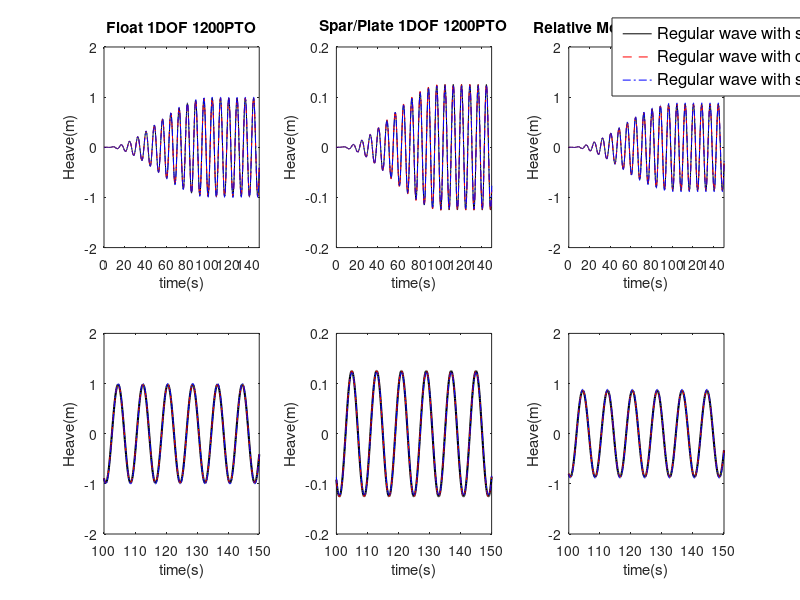

This figure's MATLAB source:
%%%%%%%%%%%%%%%%%%%%%%%%%%%%%%%%%%%%%%%%%%%%%%%%%%%%%%%%%%%%%%%%%%%%%%%%%%%
% Copyright 2014 the National Renewable Energy Laboratory and Sandia Corporation
% 
% Licensed under the Apache License, Version 2.0 (the "License");
% you may not use this file except in compliance with the License.
% You may obtain a copy of the License at
% 
%     http://www.apache.org/licenses/LICENSE-2.0
% 
% Unless required by applicable law or agreed to in writing, software
% distributed under the License is distributed on an "AS IS" BASIS,
% WITHOUT WARRANTIES OR CONDITIONS OF ANY KIND, either express or implied.
% See the License for the specific language governing permissions and
% limitations under the License.
%%%%%%%%%%%%%%%%%%%%%%%%%%%%%%%%%%%%%%%%%%%%%%%%%%%%%%%%%%%%%%%%%%%%%%%%%%%
%% Load Data
load('regular.mat')       % Load WEC-Sim Run Data
load('regularCIC.mat')    % Load WEC-Sim Run Data
load('regularSS.mat')     % Load WEC-Sim Run Data

fprintf('\nRegular wave with sinusoidal assumption')
fprintf(['\nBody1_Heave Max Diff = ' num2str(regular.B1_H_max) ...
    ' m at time = ' num2str(regular.B1.WEC_Sim_org.time(regular.B1_H_I)) 's\n'])
fprintf(['Body2_Heave Max Diff = ' num2str(regular.B2_H_max) ...
    ' m at time = ' num2str(regular.B2.WEC_Sim_org.time(regular.B2_H_I)) 's\n'])
fprintf(['Relative_Heave Max Diff = ' num2str(regular.Rel_H_max) ...
    ' m at time = ' num2str(regular.Rel.WEC_Sim_org.time(regular.Rel_H_I)) 's\n'])

fprintf('\nRegular wave with convolution Integral')
fprintf(['\nBody1_Heave Max Diff = ' num2str(regularCIC.B1_H_max) ...
    ' m at time = ' num2str(regularCIC.B1.WEC_Sim_org.time(regularCIC.B1_H_I)) 's\n'])
fprintf(['Body2_Heave Max Diff = ' num2str(regularCIC.B2_H_max) ...
    ' m at time = ' num2str(regularCIC.B2.WEC_Sim_org.time(regularCIC.B2_H_I)) 's\n'])
fprintf(['Relative_Heave Max Diff = ' num2str(regularCIC.Rel_H_max) ...
    ' m at time = ' num2str(regularCIC.Rel.WEC_Sim_org.time(regularCIC.Rel_H_I)) 's\n'])

fprintf('\nRegular wave with state space')
fprintf(['\nBody1_Heave Max Diff = ' num2str(regularSS.B1_H_max) ...
    ' m at time = ' num2str(regularSS.B1.WEC_Sim_org.time(regularSS.B1_H_I)) 's\n'])
fprintf(['Body2_Heave Max Diff = ' num2str(regularSS.B2_H_max) ...
    ' m at time = ' num2str(regularSS.B2.WEC_Sim_org.time(regularSS.B2_H_I)) 's\n'])
fprintf(['Relative_Heave Max Diff = ' num2str(regularSS.Rel_H_max) ...
    ' m at time = ' num2str(regularSS.Rel.WEC_Sim_org.time(regularSS.Rel_H_I)) 's\n'])

%% Plot Heave Comparisons
h=figure('units','normalized','outerposition',[0 0 1 1]);
% First Row = All simulations, all times
% Second Row = All simulations, t=350-400s
% Third Row = Original and New WEC-Sim runs only, t=350-400s

%First Column: Body 1 Heave
startTime = 100;
subplot(2,3,1)
plot(   regular.B1.WEC_Sim_new.time,   regular.B1.WEC_Sim_new.heave,'k-',...
     regularCIC.B1.WEC_Sim_new.time,regularCIC.B1.WEC_Sim_new.heave,'r--',...
      regularSS.B1.WEC_Sim_new.time, regularSS.B1.WEC_Sim_new.heave,'b-.')
xlabel('time(s)')
ylabel('Heave(m)')
title('Float 1DOF 1200PTO')
xlim([0 150])
ylim([-2 2])

subplot(2,3,4)
m=plot(   regular.B1.WEC_Sim_new.time(find(    regular.B1.WEC_Sim_new.time==startTime):end),...
          regular.B1.WEC_Sim_new.heave(find(   regular.B1.WEC_Sim_new.time==startTime):end),'k-',...
       regularCIC.B1.WEC_Sim_new.time(find( regularCIC.B1.WEC_Sim_new.time==startTime):end),...
       regularCIC.B1.WEC_Sim_new.heave(find(regularCIC.B1.WEC_Sim_new.time==startTime):end),'r--',...
        regularSS.B1.WEC_Sim_new.time(find(  regularSS.B1.WEC_Sim_new.time==startTime):end),...
        regularSS.B1.WEC_Sim_new.heave(find( regularSS.B1.WEC_Sim_new.time==startTime):end),'b-.');
a=get(m(1),'LineWidth')+1;
set(m(1),'LineWidth',a)
xlabel('time(s)')
ylabel('Heave(m)')
xlim([100 150])
ylim([-2 2])

%Second Column: Body 2 Heave
subplot(2,3,2)
plot(   regular.B2.WEC_Sim_new.time,   regular.B2.WEC_Sim_new.heave,'k-',...
     regularCIC.B2.WEC_Sim_new.time,regularCIC.B2.WEC_Sim_new.heave,'r--',...
      regularSS.B2.WEC_Sim_new.time, regularSS.B2.WEC_Sim_new.heave,'b-.')
xlabel('time(s)')
ylabel('Heave(m)')
title('Spar/Plate 1DOF 1200PTO')
xlim([0 150])
ylim([-0.2 0.2])

subplot(2,3,5)
m=plot(   regular.B2.WEC_Sim_new.time(find(    regular.B2.WEC_Sim_new.time==startTime):end),...
          regular.B2.WEC_Sim_new.heave(find(   regular.B2.WEC_Sim_new.time==startTime):end),'k-',...
       regularCIC.B2.WEC_Sim_new.time(find( regularCIC.B2.WEC_Sim_new.time==startTime):end),...
       regularCIC.B2.WEC_Sim_new.heave(find(regularCIC.B2.WEC_Sim_new.time==startTime):end),'r--',...
        regularSS.B2.WEC_Sim_new.time(find(  regularSS.B2.WEC_Sim_new.time==startTime):end),...
        regularSS.B2.WEC_Sim_new.heave(find( regularSS.B2.WEC_Sim_new.time==startTime):end),'b-.');
a=get(m(1),'LineWidth')+1;
set(m(1),'LineWidth',a)
xlabel('time(s)')
ylabel('Heave(m)')
xlim([100 150])
ylim([-0.2 0.2])

%Third Column: Relative Heave
subplot(2,3,3)
plot(   regular.Rel.WEC_Sim_new.time,   regular.Rel.WEC_Sim_new.heave,'k-',...
     regularCIC.Rel.WEC_Sim_new.time,regularCIC.Rel.WEC_Sim_new.heave,'r--',...
      regularSS.Rel.WEC_Sim_new.time, regularSS.Rel.WEC_Sim_new.heave,'b-.')
xlabel('time(s)')
ylabel('Heave(m)')
title('Relative Motion 1DOF 1200PTO')
xlim([0 150])
ylim([-2 2])
l=legend('Regular wave with sinusoidal assumption','Regular wave with convolution Integral','Regular wave with state space');
set(l,'Position',[0.765 0.84 0.07 0.07],'Units','normalized',...
    'FontSize',12);

subplot(2,3,6)
m=plot(   regular.Rel.WEC_Sim_new.time(find(    regular.Rel.WEC_Sim_new.time==startTime):end),...
          regular.Rel.WEC_Sim_new.heave(find(   regular.Rel.WEC_Sim_new.time==startTime):end),'k-',...
       regularCIC.Rel.WEC_Sim_new.time(find( regularCIC.Rel.WEC_Sim_new.time==startTime):end),...
       regularCIC.Rel.WEC_Sim_new.heave(find(regularCIC.Rel.WEC_Sim_new.time==startTime):end),'r--',...
        regularSS.Rel.WEC_Sim_new.time(find(  regularSS.Rel.WEC_Sim_new.time==startTime):end),...
        regularSS.Rel.WEC_Sim_new.heave(find( regularSS.Rel.WEC_Sim_new.time==startTime):end),'b-.');
a=get(m(1),'LineWidth')+1;
set(m(1),'LineWidth',a)
xlabel('time(s)')
ylabel('Heave(m)')
xlim([100 150])
ylim([-2 2])

clear a h l m B1_H_Tolerance B2_H_Tolerance Rel_H_Tolerance str1 str2
